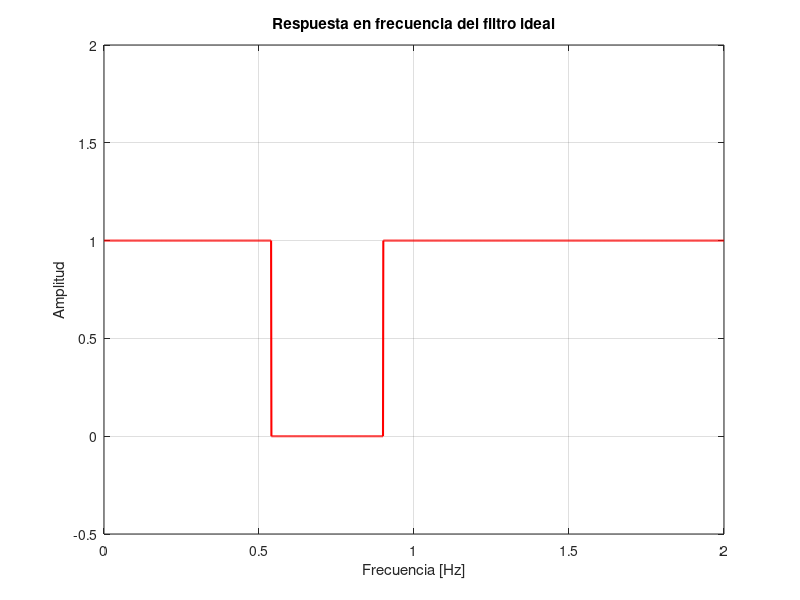
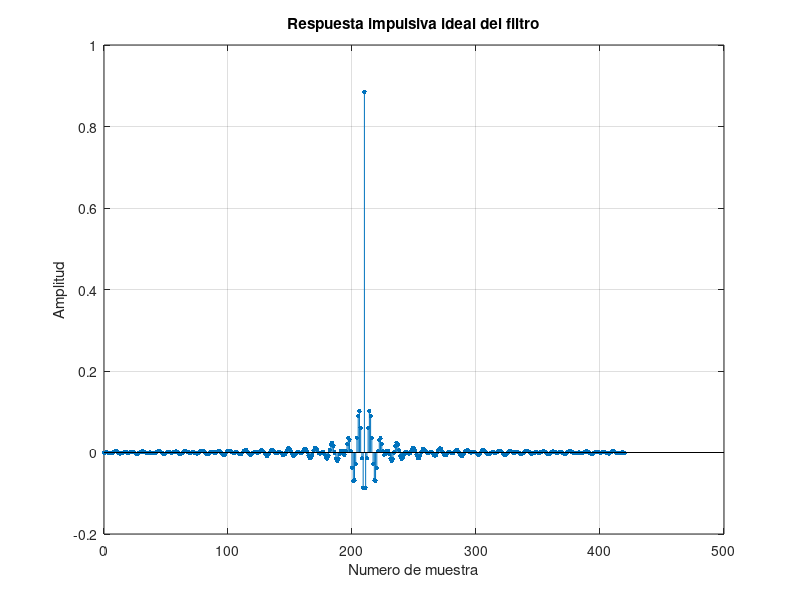
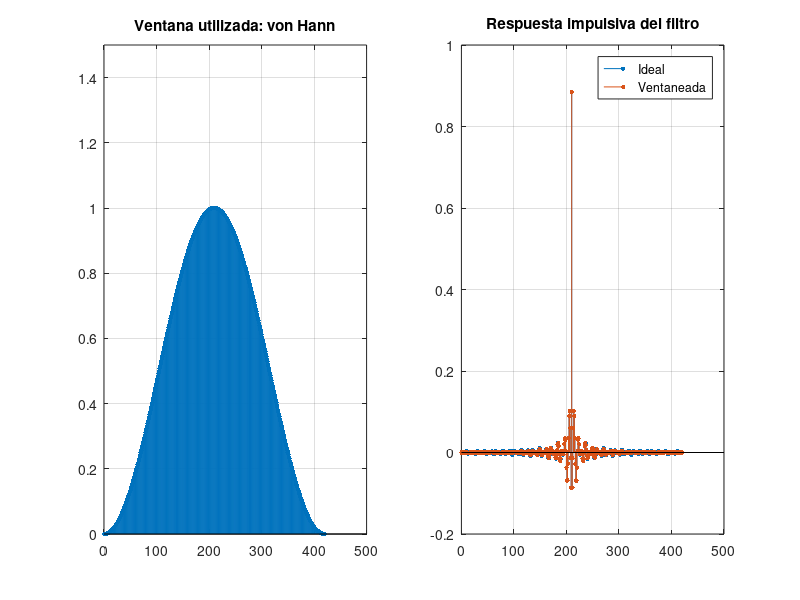
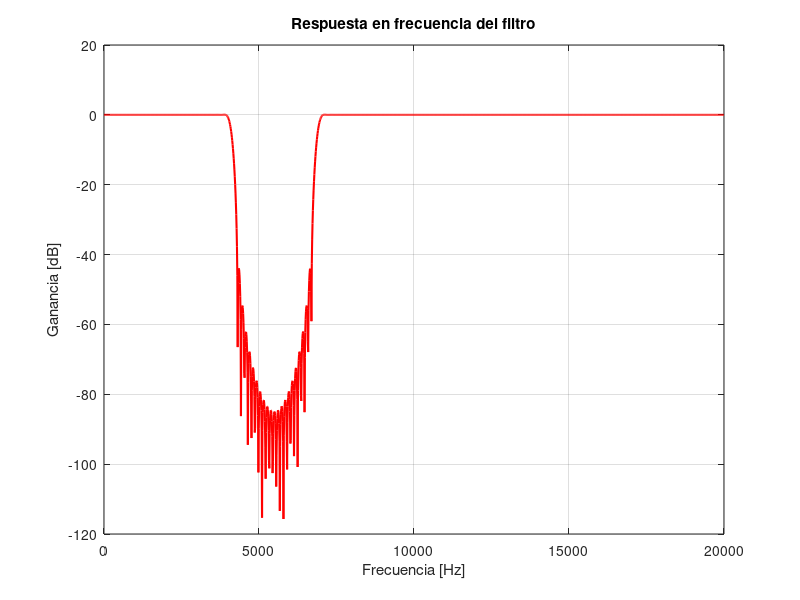

The MATLAB source for these figures, in order:
%% a) Especificaciones
fc1 = 4000 - 130;
fc2 = 7000 + 130;
fr1 = fc1 + 500;
fr2 = fc2 - 500;
Atmax_paso = 1;
Fs = 48000;
%% Algunas cuentas

wc1 = 2*pi*fc1/Fs;
wc2 = 2*pi*fc2/Fs; 
wr1 = 2*pi*fr1/Fs;
wr2 = 2*pi*fr2/Fs;
fc = (fc1 + fc2)/2;
wc = 2*pi*fc/Fs;

w1 = (wc1 + wr1)/2;
w2 = (wc2 + wr2)/2;
%% Estimacion del orden del filtro
wt = 2*pi*(fr1 - fc1)/Fs;
ro = 2;
M = ceil(2*pi*ro/wt - 1/2);
M= 210;
disp(['Oden del filtro: ' num2str(2*M + 1)])


%% b) Filtro Ideal

u = 0:1/1000:2;
filtro = 1 - ((u<w1).*(0) + (w1<= u).*(1) - (u>=w2).*(1));
figure;
plot(u, filtro,'r','LineWidth',1.5)
title('Respuesta en frecuencia del filtro ideal')
xlabel('Frecuencia [Hz]')
ylabel('Amplitud')
ylim([-0.5,2]);
grid on

%% c)  Respuesta impulsiva ideal 
n = 0:2*M;
hi =  -w2/(pi)*sinc(w2/pi*(n-M))+ w1/(pi)*sinc(w1/pi*(n-M));     
hi(M+1) = 1 + hi(M+1);

figure;
stem(n,hi,'.','MarkerSize',10)
grid on
title('Respuesta impulsiva ideal del filtro')
xlabel('Numero de muestra')
ylabel('Amplitud')

%% d)  Ventaneo

w = hanning(2*M+1);                
h = hi.*w';                    
          

%% e)  Nueva estimacion del orden utilizando la ventana

M1 = ceil((8*pi)/(2*wt) - 1/2)



%% f) Grafico de la respuesta imulsiva con el ventaneo

figure('Position', [200 200 900 400]);
subplot(1,2,1)
stem(n,w,'.','MarkerSize',10)
ylim([0 1.5])
grid on
title('Ventana utilizada: von Hann')

subplot(1,2,2)
stem(n,hi,'.','MarkerSize',10)
hold on
title('Respuesta impulsiva del filtro')
legend('Ideal', 'Ventaneada')
grid on

stem(n,h,'.','MarkerSize',10)
title('Respuesta impulsiva del filtro')
legend('Ideal', 'Ventaneada')
grid on



%% g)  Respuesta en frecuencia

[H,w] = freqz(h,1,4096,'whole');
H_dB  = 20*log10(abs(H));
f     = w/(2*pi)*Fs;

figure;
index = f < 20e3;
plot(f(index), H_dB(index),'r','LineWidth',1.5)
title('Respuesta en frecuencia del filtro')
ylabel('Ganancia [dB]')
xlabel('Frecuencia [Hz]')
grid on
hold on
